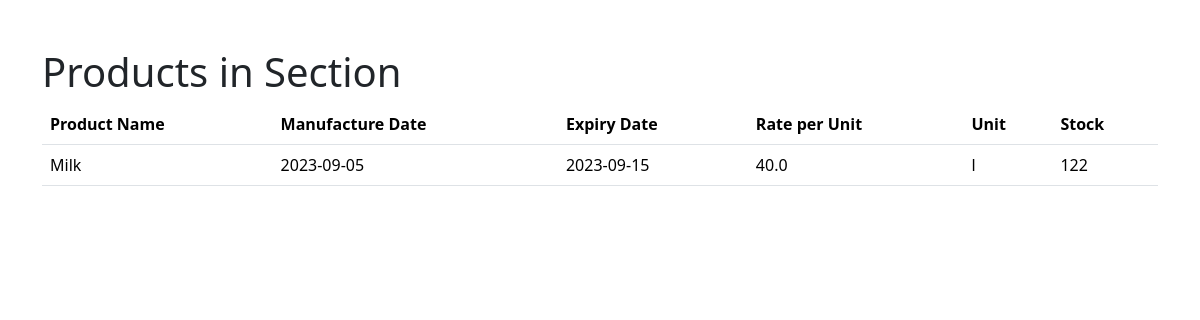
The page /section/1/products on the database as committed earlier.
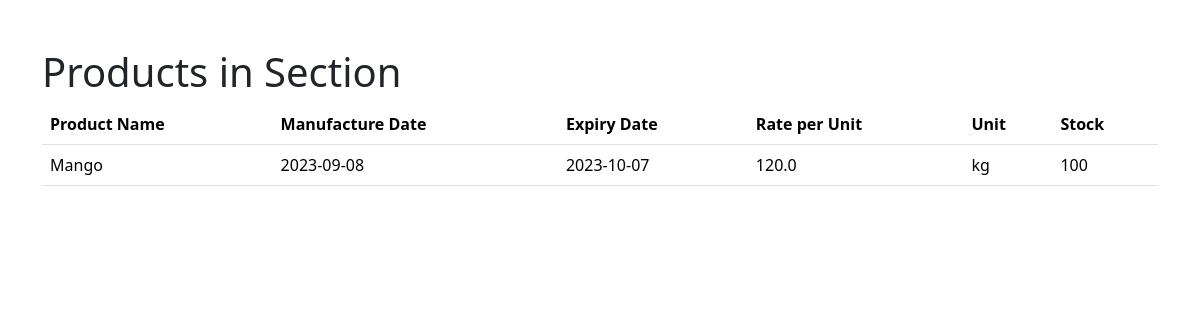
The same page on the database as committed later.
### app.py (models this page shows, shortened)
class Product(db.Model):
    product_id = db.Column(db.Integer, primary_key=True)
    product_name = db.Column(db.String(100), nullable=False)
    product_manufacture_date = db.Column(db.Date)
    product_expiry_date = db.Column(db.Date)
    product_rate_per_unit = db.Column(db.Float, nullable=False)
    product_unit = db.Column(db.String(20))  # For example, 'Rs/Kg', 'Rs/Litre'
    product_stock = db.Column(db.Integer, nullable=False)
    section_id = db.Column(db.Integer, db.ForeignKey('section.section_id'), nullable=False)  # Corrected the ForeignKey

### app.py (the view)
@app.route('/section/<int:section_id>/products', methods=['GET', 'POST'])
def products_list(section_id):
    s1 = Section.query.get(section_id)
    items = s1.products
    return render_template('products.html', items=items)

### templates/products.html (shortened to what this page needs)
<!DOCTYPE html>
<html lang="en">
<head>
    <link rel="stylesheet" href="https://cdn.jsdelivr.net/npm/bootstrap/dist/css/bootstrap.min.css">
</head>
<body>
    <div class="container mt-5">
        <h1>Products in Section</h1>
        <table class="table">
            <thead>
                <tr>
                    <th>Product Name</th>
                    <th>Manufacture Date</th>
                    <th>Expiry Date</th>
                    <th>Rate per Unit</th>
                    <th>Unit</th>
                    <th>Stock</th>
                </tr>
            </thead>
            <tbody>
                {% for item in items %}
                    <tr>
                        <td>{{ item.product_name }}</td>
                        <td>{{ item.product_manufacture_date }}</td>
                        <td>{{ item.product_expiry_date }}</td>
                        <td>{{ item.product_rate_per_unit }}</td>
                        <td>{{ item.product_unit }}</td>
                        <td>{{ item.product_stock }}</td>
                    </tr>
                {% endfor %}
            </tbody>
        </table>
    </div>
</body>
</html>

Rows that differ between the two databases and show on the page:
no longer on this page (row edited): Product: product_name "Milk", product_manufacture_date "2023-09-05", product_expiry_date "2023-09-15", product_rate_per_unit "40.0", product_unit "l", product_stock "122"
added Product: product_name "Mango", product_manufacture_date "2023-09-08", product_expiry_date "2023-10-07", product_rate_per_unit "120.0", product_unit "kg", product_stock "100"
